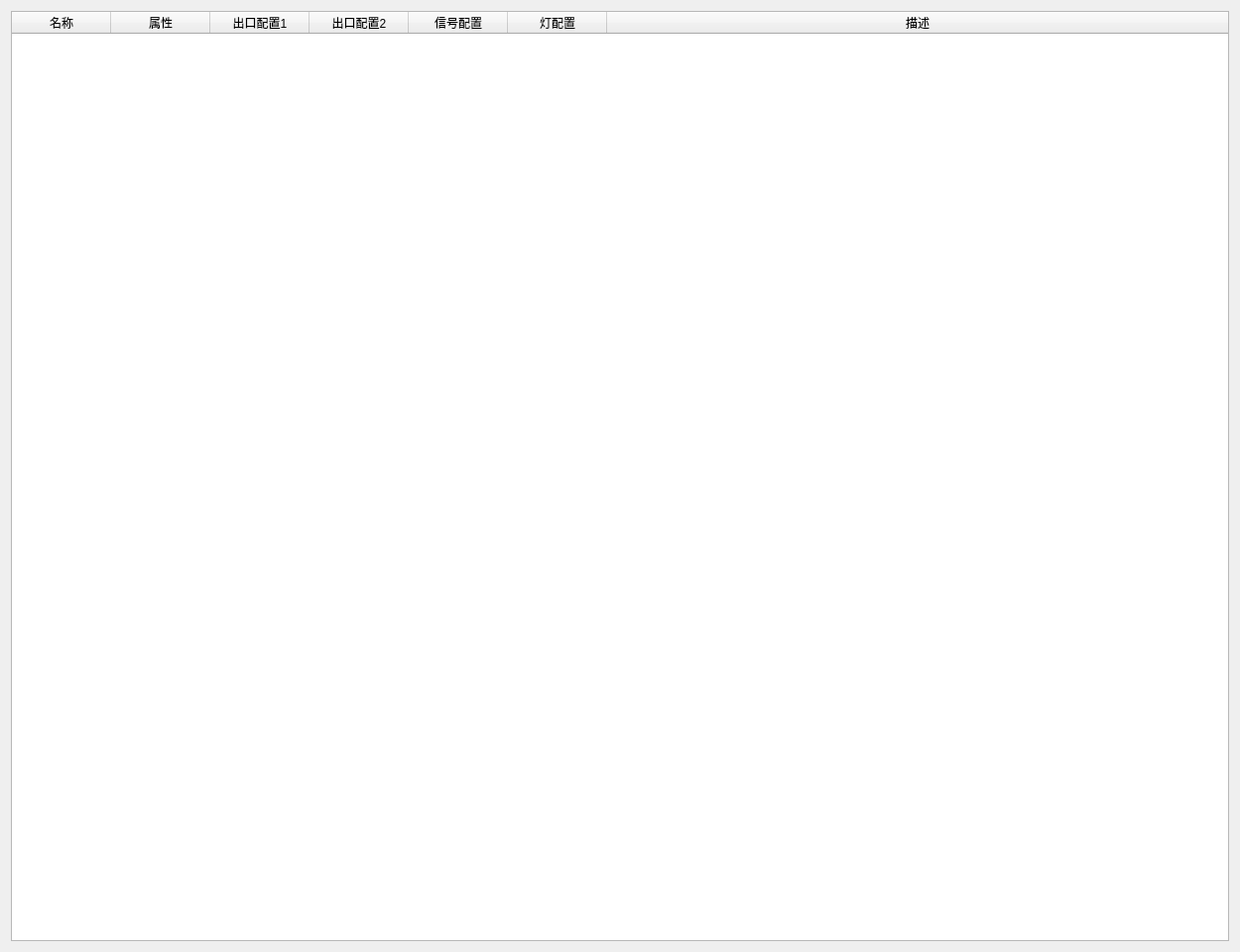
<?xml version="1.0" encoding="UTF-8"?>
<ui version="4.0">
 <class>CActRecWnd</class>
 <widget class="QWidget" name="CActRecWnd">
  <property name="geometry">
   <rect>
    <x>0</x>
    <y>0</y>
    <width>1250</width>
    <height>960</height>
   </rect>
  </property>
  <property name="windowTitle">
   <string>Form</string>
  </property>
  <layout class="QVBoxLayout" name="verticalLayout">
   <item>
    <widget class="QTableWidget" name="m_tableWidget">
     <property name="selectionMode">
      <enum>QAbstractItemView::SingleSelection</enum>
     </property>
     <property name="selectionBehavior">
      <enum>QAbstractItemView::SelectRows</enum>
     </property>
     <attribute name="horizontalHeaderStretchLastSection">
      <bool>true</bool>
     </attribute>
     <column>
      <property name="text">
       <string>名称</string>
      </property>
     </column>
     <column>
      <property name="text">
       <string>属性</string>
      </property>
     </column>
     <column>
      <property name="text">
       <string>出口配置1</string>
      </property>
     </column>
     <column>
      <property name="text">
       <string>出口配置2</string>
      </property>
     </column>
     <column>
      <property name="text">
       <string>信号配置</string>
      </property>
     </column>
     <column>
      <property name="text">
       <string>灯配置</string>
      </property>
     </column>
     <column>
      <property name="text">
       <string>描述</string>
      </property>
     </column>
    </widget>
   </item>
  </layout>
 </widget>
 <resources/>
 <connections/>
</ui>
